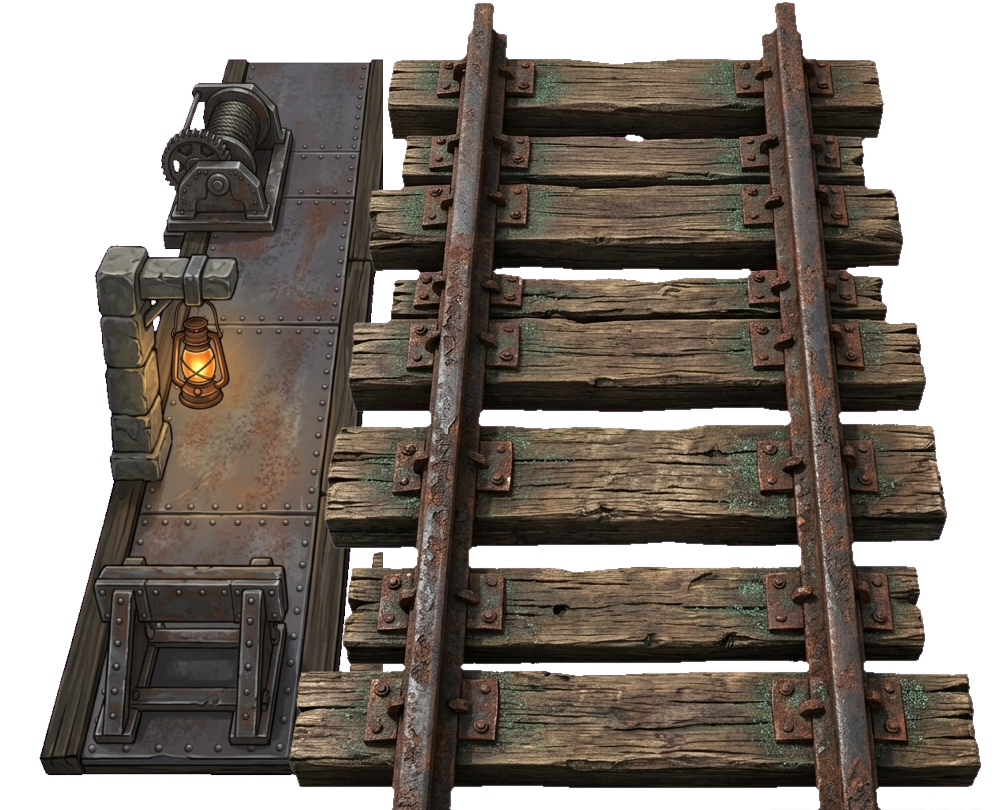
#> input picture fundo_ferro_standalone/assets/rails/estacao_trilho_v2.png, 1008 x 810 px, found by its file name
$ python medir_emenda_precisa.py
#> lines starting #> are read from the running program, lines starting #| are printed output that depends on the picture
from PIL import Image
import numpy as np

# Vamos carregar as duas texturas
img_est = Image.open("assets/rails/estacao_trilho_v2.png").convert("RGBA")
#> img_est is the input picture: PIL image 1008x810 RGBA; mean R, G, B, A 56.3, 48.4, 41, 174.3
img_ponte = Image.open("assets/rails/trilho_reto_vertical_v1.png").convert("RGBA")
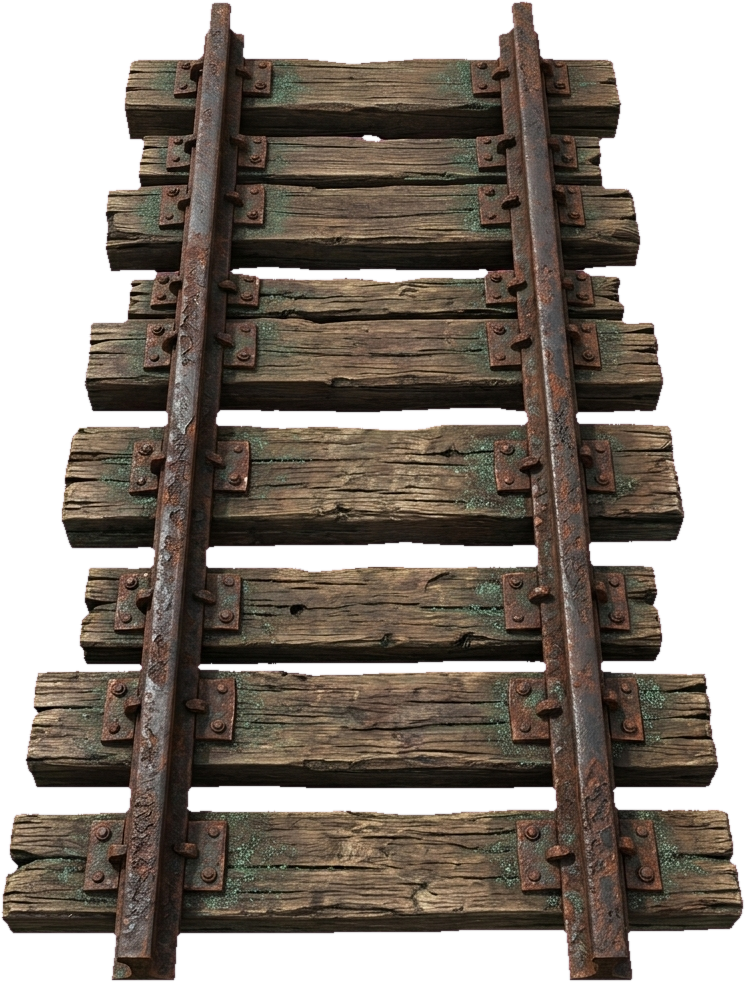
#> input picture fundo_ferro_standalone/assets/rails/trilho_reto_vertical_v1.png, 745 x 982 px, found by its file name
#> img_ponte is the input picture: PIL image 745x982 RGBA; mean R, G, B, A 70.2, 57.6, 52.9, 169.1

arr_est = np.array(img_est)
arr_ponte = np.array(img_ponte)

# [13 lines of commented-out code are left out]

print("=== INSPEÇÃO DETALHADA DA LINHA DE EMENDA Y_mundo = 406.0 ===")

# Vamos examinar a linha 808 da estação:
row_est = arr_est[808, :, :]
#> row_est = 1008 rows, first 6: [0, 0, 0, 0], [0, 0, 0, 0], [0, 0, 0, 0], [0, 0, 0, 0], [0, 0, 0, 0], [0, 0, 0, 0]
# E a linha 116 da ponte:
row_ponte = arr_ponte[116, :, :]
#> row_ponte = 745 rows, first 6: [41, 30, 43, 0], [41, 30, 43, 0], [40, 29, 42, 0], [40, 29, 42, 0], [40, 29, 41, 0], [39, 28, 40, 0]

# Vamos inspecionar onde os trilhos estão em cada imagem
# Vamos imprimir as colunas onde há pixels de trilho
print("\n--- ESTAÇÃO (Y_tex = 808) ---")
# O trilho tem dormentes de madeira e duas barras de ferro
# Vamos imprimir todos os X onde alfa > 50
op_est = np.where(row_est[:, 3] > 50)[0]
#> op_est = 119 values from 392 to 879
print(f"Faixa opaca da estação: [{op_est[0]} .. {op_est[-1]}]")
#| Faixa opaca da estação: [392 .. 879]

# Na estação em Y=808:
# Onde estão os dois trilhos?
# Vamos olhar a imagem estacao_trilho_v2.png em torno de Y=800
# Vamos salvar um recorte ampliado de 50px de altura de cada um para inspecionar visualmente
crop_est = img_est.crop((350, 780, 900, 810))
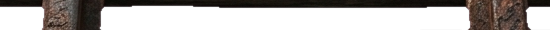
#> crop_est: PIL image 550x30 RGBA; mean R, G, B, A 20, 15.9, 13.6, 101; transparent parts drawn white
crop_est.save("scratch/crop_estacao_base.png")

crop_ponte = img_ponte.crop((100, 95, 650, 140))
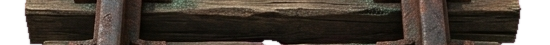
#> crop_ponte: PIL image 550x45 RGBA; mean R, G, B, A 58.4, 49, 42, 226.6; transparent parts drawn white
crop_ponte.save("scratch/crop_ponte_emenda.png")

print("Crops salvos em scratch/")
